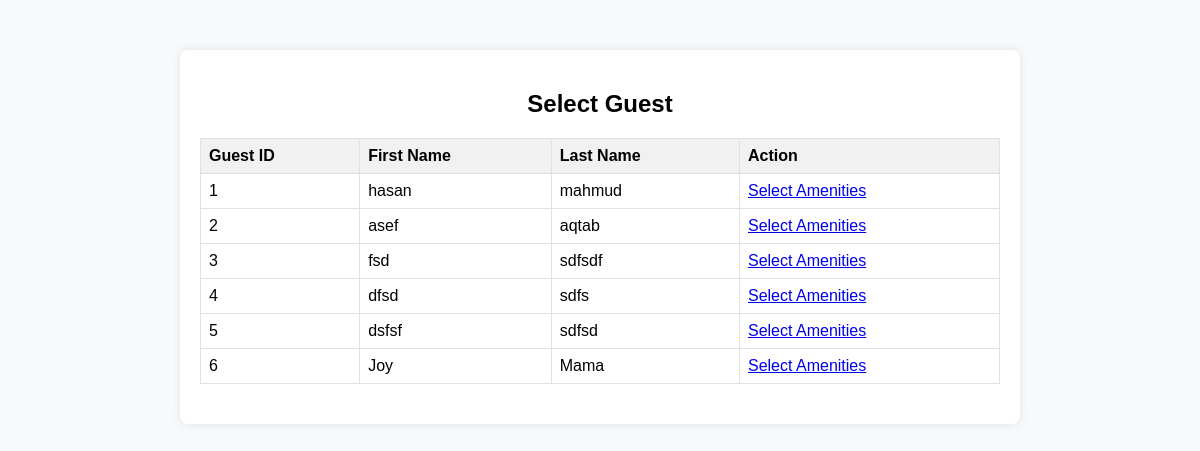
The app's page /amenities/guest_list.php with its own data.
### tables this page shows
CREATE TABLE `guest` (
  `Guest_id` int(10) NOT NULL,
  `NID` int(10) NOT NULL,
  `First_name` varchar(20) NOT NULL,
  `Last_name` varchar(20) NOT NULL,
  `Mobile_no` int(11) NOT NULL,
  `Check_in_time` date NOT NULL,
  `Check_out_time` date NOT NULL
);

### amenities/guest_list.php (the view, shortened to what this page needs)
<!DOCTYPE html>
<html lang="en">
<head>
  <link rel="stylesheet" href="style.css">
</head>
<body>
  <div class="container">
    <h2>Select Guest</h2>
    <table>
      <tr>
        <th>Guest ID</th>
        <th>First Name</th>
        <th>Last Name</th>
        <th>Action</th>
      </tr>
      <?php
      include('../admin/index.php');
      $query = "SELECT Guest_id, First_name, Last_name FROM guest";
      $result = mysqli_query($conn, $query);
      while ($row = mysqli_fetch_assoc($result)) {
        echo "<tr>";
        echo "<td>{$row['Guest_id']}</td>";
        echo "<td>{$row['First_name']}</td>";
        echo "<td>{$row['Last_name']}</td>";
        echo "<td><a href='select_amenities.php?guest_id={$row['Guest_id']}'>Select Amenities</a></td>";
        echo "</tr>";
      }
      ?>
    </table>
  </div>
</body>
</html>

### amenities/style.css (style rules this page uses)
body { font-family: Arial, sans-serif; background-color: #f8f9fa; margin: 0; padding: 0; }
.container { max-width: 800px; margin: 50px auto; padding: 20px; background-color: #fff; border-radius: 8px; box-shadow: 0 0 10px rgba(0,0,0,0.1); }
h2 { text-align: center; margin-bottom: 20px; }
table { width: 100%; border-collapse: collapse; margin-bottom: 20px; }
table, th, td { border: 1px solid #dee2e6; }
th, td { padding: 8px; text-align: left; }
th { background-color: #f1f1f1; }

### records on screen
guest: Guest_id "1", First_name "hasan", Last_name "mahmud"
guest: Guest_id "2", First_name "asef", Last_name "aqtab"
guest: Guest_id "3", First_name "fsd", Last_name "sdfsdf"
guest: Guest_id "4", First_name "dfsd", Last_name "sdfs"
guest: Guest_id "5", First_name "dsfsf", Last_name "sdfsd"
guest: Guest_id "6", First_name "Joy", Last_name "Mama"
